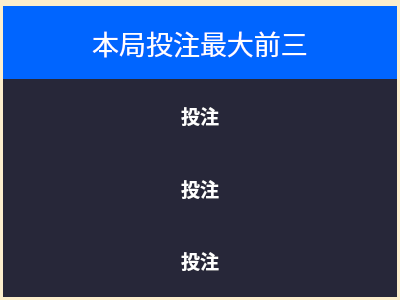
<?xml version="1.0" encoding="UTF-8"?>
<ui version="4.0">
 <class>MTopThree</class>
 <widget class="QWidget" name="MTopThree">
  <property name="enabled">
   <bool>true</bool>
  </property>
  <property name="geometry">
   <rect>
    <x>0</x>
    <y>0</y>
    <width>400</width>
    <height>300</height>
   </rect>
  </property>
  <property name="windowTitle">
   <string>Form</string>
  </property>
  <property name="styleSheet">
   <string notr="true">background-color: rgb(252, 238, 205);</string>
  </property>
  <layout class="QVBoxLayout" name="verticalLayout">
   <property name="spacing">
    <number>0</number>
   </property>
   <property name="leftMargin">
    <number>0</number>
   </property>
   <property name="topMargin">
    <number>0</number>
   </property>
   <property name="rightMargin">
    <number>0</number>
   </property>
   <property name="bottomMargin">
    <number>0</number>
   </property>
   <item>
    <widget class="QGroupBox" name="groupBox_3">
     <property name="styleSheet">
      <string notr="true">QGroupBox{color: rgb(0, 0, 0);background-image: url(:/button/pu_yellow.png);solid grey; border-radius: 8px;}</string>
     </property>
     <property name="title">
      <string/>
     </property>
     <layout class="QVBoxLayout" name="verticalLayout_2" stretch="1,3">
      <property name="spacing">
       <number>0</number>
      </property>
      <property name="leftMargin">
       <number>0</number>
      </property>
      <property name="topMargin">
       <number>0</number>
      </property>
      <property name="rightMargin">
       <number>0</number>
      </property>
      <property name="bottomMargin">
       <number>0</number>
      </property>
      <item>
       <widget class="QLabel" name="label_134">
        <property name="font">
         <font>
          <family>方正粗黑宋简体</family>
          <pointsize>20</pointsize>
         </font>
        </property>
        <property name="styleSheet">
         <string notr="true">color: rgb(255, 255, 255);
background-color: rgb(0, 101, 255);</string>
        </property>
        <property name="text">
         <string>本局投注最大前三</string>
        </property>
        <property name="alignment">
         <set>Qt::AlignCenter</set>
        </property>
       </widget>
      </item>
      <item>
       <widget class="QWidget" name="widget_3" native="true">
        <property name="styleSheet">
         <string notr="true">background-color: rgb(39, 39, 57);</string>
        </property>
        <layout class="QGridLayout" name="gridLayout_3" columnstretch="1,2,1,1,2">
         <property name="topMargin">
          <number>1</number>
         </property>
         <property name="bottomMargin">
          <number>1</number>
         </property>
         <property name="horizontalSpacing">
          <number>0</number>
         </property>
         <property name="verticalSpacing">
          <number>1</number>
         </property>
         <item row="0" column="0">
          <widget class="QLabel" name="label">
           <property name="styleSheet">
            <string notr="true"/>
           </property>
           <property name="text">
            <string>&lt;html&gt;&lt;head/&gt;&lt;body&gt;&lt;p&gt;&lt;img src=&quot;:/icon/image/icon/1.png&quot;/&gt;&lt;/p&gt;&lt;/body&gt;&lt;/html&gt;</string>
           </property>
          </widget>
         </item>
         <item row="0" column="3">
          <widget class="QLabel" name="label_first_bet">
           <property name="styleSheet">
            <string notr="true"/>
           </property>
           <property name="text">
            <string>&lt;html&gt;&lt;head/&gt;&lt;body&gt;&lt;p&gt;&lt;br/&gt;&lt;/p&gt;&lt;/body&gt;&lt;/html&gt;</string>
           </property>
          </widget>
         </item>
         <item row="1" column="0">
          <widget class="QLabel" name="label_11">
           <property name="styleSheet">
            <string notr="true"/>
           </property>
           <property name="text">
            <string>&lt;html&gt;&lt;head/&gt;&lt;body&gt;&lt;p&gt;&lt;img src=&quot;:/icon/image/icon/2.png&quot;/&gt;&lt;/p&gt;&lt;/body&gt;&lt;/html&gt;</string>
           </property>
          </widget>
         </item>
         <item row="0" column="1">
          <widget class="QLabel" name="label_first_name">
           <property name="font">
            <font>
             <family>方正粗黑宋简体</family>
             <pointsize>20</pointsize>
            </font>
           </property>
           <property name="styleSheet">
            <string notr="true">color: rgb(255, 255, 255);</string>
           </property>
           <property name="text">
            <string/>
           </property>
           <property name="alignment">
            <set>Qt::AlignCenter</set>
           </property>
          </widget>
         </item>
         <item row="1" column="1">
          <widget class="QLabel" name="label_second_name">
           <property name="font">
            <font>
             <family>方正粗黑宋简体</family>
             <pointsize>20</pointsize>
            </font>
           </property>
           <property name="styleSheet">
            <string notr="true">color: rgb(255, 255, 255);</string>
           </property>
           <property name="text">
            <string/>
           </property>
           <property name="alignment">
            <set>Qt::AlignCenter</set>
           </property>
          </widget>
         </item>
         <item row="0" column="4">
          <widget class="QLabel" name="label_first_money">
           <property name="font">
            <font>
             <family>微软雅黑</family>
             <pointsize>20</pointsize>
            </font>
           </property>
           <property name="styleSheet">
            <string notr="true">color: rgb(255, 255, 255);</string>
           </property>
           <property name="text">
            <string/>
           </property>
           <property name="alignment">
            <set>Qt::AlignCenter</set>
           </property>
          </widget>
         </item>
         <item row="1" column="3">
          <widget class="QLabel" name="label_second_bet">
           <property name="styleSheet">
            <string notr="true"/>
           </property>
           <property name="text">
            <string>&lt;html&gt;&lt;head/&gt;&lt;body&gt;&lt;p&gt;&lt;br/&gt;&lt;/p&gt;&lt;/body&gt;&lt;/html&gt;</string>
           </property>
          </widget>
         </item>
         <item row="1" column="2">
          <widget class="QLabel" name="label_13">
           <property name="font">
            <font>
             <family>微软雅黑</family>
             <pointsize>14</pointsize>
             <weight>75</weight>
             <bold>true</bold>
            </font>
           </property>
           <property name="styleSheet">
            <string notr="true">color: rgb(255, 255, 255);</string>
           </property>
           <property name="text">
            <string>投注</string>
           </property>
           <property name="alignment">
            <set>Qt::AlignCenter</set>
           </property>
          </widget>
         </item>
         <item row="1" column="4">
          <widget class="QLabel" name="label_second_money">
           <property name="font">
            <font>
             <family>微软雅黑</family>
             <pointsize>20</pointsize>
            </font>
           </property>
           <property name="styleSheet">
            <string notr="true">color: rgb(255, 255, 255);</string>
           </property>
           <property name="text">
            <string/>
           </property>
           <property name="alignment">
            <set>Qt::AlignCenter</set>
           </property>
          </widget>
         </item>
         <item row="0" column="2">
          <widget class="QLabel" name="label_3">
           <property name="font">
            <font>
             <family>微软雅黑</family>
             <pointsize>14</pointsize>
             <weight>75</weight>
             <italic>false</italic>
             <bold>true</bold>
            </font>
           </property>
           <property name="styleSheet">
            <string notr="true">color: rgb(255, 255, 255);</string>
           </property>
           <property name="text">
            <string>投注</string>
           </property>
           <property name="alignment">
            <set>Qt::AlignCenter</set>
           </property>
          </widget>
         </item>
         <item row="2" column="0">
          <widget class="QLabel" name="label_16">
           <property name="styleSheet">
            <string notr="true"/>
           </property>
           <property name="text">
            <string>&lt;html&gt;&lt;head/&gt;&lt;body&gt;&lt;p&gt;&lt;img src=&quot;:/icon/image/icon/3.png&quot;/&gt;&lt;/p&gt;&lt;/body&gt;&lt;/html&gt;</string>
           </property>
          </widget>
         </item>
         <item row="2" column="1">
          <widget class="QLabel" name="label_third_name">
           <property name="font">
            <font>
             <family>方正粗黑宋简体</family>
             <pointsize>20</pointsize>
            </font>
           </property>
           <property name="styleSheet">
            <string notr="true">color: rgb(255, 255, 255);</string>
           </property>
           <property name="text">
            <string/>
           </property>
           <property name="alignment">
            <set>Qt::AlignCenter</set>
           </property>
          </widget>
         </item>
         <item row="2" column="2">
          <widget class="QLabel" name="label_18">
           <property name="font">
            <font>
             <family>微软雅黑</family>
             <pointsize>14</pointsize>
             <weight>75</weight>
             <bold>true</bold>
            </font>
           </property>
           <property name="styleSheet">
            <string notr="true">color: rgb(255, 255, 255);</string>
           </property>
           <property name="text">
            <string>投注</string>
           </property>
           <property name="alignment">
            <set>Qt::AlignCenter</set>
           </property>
          </widget>
         </item>
         <item row="2" column="3">
          <widget class="QLabel" name="label_third_bet">
           <property name="styleSheet">
            <string notr="true"/>
           </property>
           <property name="text">
            <string>&lt;html&gt;&lt;head/&gt;&lt;body&gt;&lt;p&gt;&lt;br/&gt;&lt;/p&gt;&lt;/body&gt;&lt;/html&gt;</string>
           </property>
          </widget>
         </item>
         <item row="2" column="4">
          <widget class="QLabel" name="label_third_money">
           <property name="font">
            <font>
             <family>微软雅黑</family>
             <pointsize>20</pointsize>
            </font>
           </property>
           <property name="styleSheet">
            <string notr="true">color: rgb(255, 255, 255);</string>
           </property>
           <property name="text">
            <string/>
           </property>
           <property name="alignment">
            <set>Qt::AlignCenter</set>
           </property>
           <property name="wordWrap">
            <bool>false</bool>
           </property>
          </widget>
         </item>
        </layout>
       </widget>
      </item>
     </layout>
    </widget>
   </item>
  </layout>
 </widget>
 <resources/>
 <connections/>
</ui>
